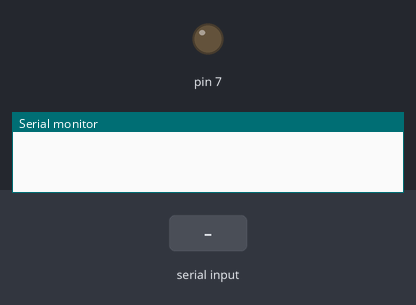
Recording of a sketch running on a simulated Arduino Uno, built with avr-gcc and run on an emulated ATmega328P. Parts: output pins drawn as LEDs (lit = HIGH), the last lines printed to the serial monitor. Inputs (shaded band) come from the test bench.

Above: at 1.2 s.
1.3 s: "0" received over Serial
At 1.4 s:
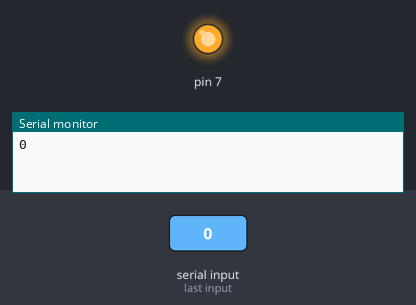
Timing chart, 0 to 4.3 s (numbered marks = the images above; inputs shaded):
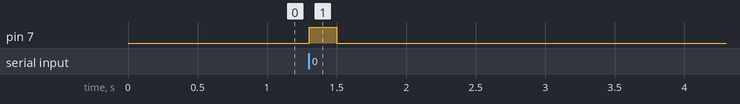

Measured:
- after the input at 1.3 s, pin 7: LOW → HIGH at once, → LOW 0.20 s later

The sketch:

Garage_Door_Controller.ino
```cpp
#include <stdio.h>

enum STATES
{
  OPEN,
  OPENING,
  CLOSED,
  CLOSING,
  PARTIAL
};

unsigned long time = -1;
unsigned long elapsed_time = 0;
STATES current_state;


void setup()
{
  Serial.begin(9600);
  pinMode(7, OUTPUT );
  pinMode(2, INPUT);
  pinMode(3, INPUT);

  //Find the current state of the garage door
  if( analogRead(2) > 1020 )
    current_state = OPEN;
  else if( analogRead(3) > 1020 )
    current_state = CLOSED;
  else
    current_state = PARTIAL;
}


void loop()
{
  if( Serial.available() )
  {
    char value = Serial.read();
    Error( 0, "" );

    if( value == '0' )
    {
      digitalWrite( 7, HIGH );
      delay(200);
      digitalWrite( 7, LOW );

      switch( current_state )
      {
        case OPEN:
          current_state = CLOSING;
          time = millis();
          break;

        case OPENING:
          current_state = PARTIAL;
          //set the time to the elapsed time
          elapsed_time = millis() - time;
          time = -1;
          break;

        case CLOSED:
          current_state = OPENING;
          time = millis();
          break;

        case CLOSING:
          current_state = OPENING;
          //offset the time by the time already elapsed
          time = millis() + 9500 - (millis() - time);
          break;

        case PARTIAL:
          current_state = CLOSING;
          //Set the time to the time that has already elapsed
          time = millis() - elapsed_time;
          break;
      }
    }

    if( value == '1' )
      Serial.print( current_state );
  }

  //if it has been nine and a half seconds and
  //the garage door is opeinging or closing
  if( (millis() - time) > 9500 &&
      (current_state == OPENING || current_state == CLOSING) )
  {
    if( analogRead(2) > 1020 )
    {
      //if( current_state == CLOSING )
        //Error( 1, "Object in door" );
      current_state = OPEN;
      time = -1;
    }
    else if( analogRead(3) > 1020 )
    {
      current_state = CLOSED;
      time = -1;
    }
  }
}


void Error( int error_code, String message )
{
  int i;

  for(i = message.length(); i < 127; i++)
  {
    message += "\0";
  }

  Serial.print( error_code );
  Serial.print( message );
}
```
